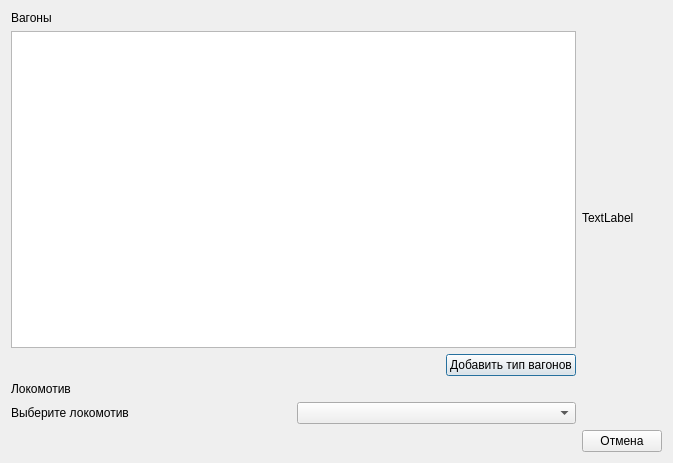
<?xml version="1.0" encoding="UTF-8"?>
<ui version="4.0">
 <class>InputWindow</class>
 <widget class="QDialog" name="InputWindow">
  <property name="geometry">
   <rect>
    <x>0</x>
    <y>0</y>
    <width>673</width>
    <height>463</height>
   </rect>
  </property>
  <property name="windowTitle">
   <string>Input</string>
  </property>
  <layout class="QGridLayout" name="gridLayout">
   <item row="1" column="1">
    <widget class="QLabel" name="label_3">
     <property name="text">
      <string>TextLabel</string>
     </property>
    </widget>
   </item>
   <item row="1" column="0">
    <layout class="QVBoxLayout" name="verticalLayout_3">
     <item>
      <layout class="QVBoxLayout" name="verticalLayout">
       <item>
        <widget class="QLabel" name="label">
         <property name="text">
          <string>Вагоны</string>
         </property>
        </widget>
       </item>
       <item>
        <widget class="QTableView" name="tableView"/>
       </item>
       <item>
        <layout class="QHBoxLayout" name="horizontalLayout_4">
         <item>
          <spacer name="horizontalSpacer">
           <property name="orientation">
            <enum>Qt::Horizontal</enum>
           </property>
           <property name="sizeHint" stdset="0">
            <size>
             <width>40</width>
             <height>20</height>
            </size>
           </property>
          </spacer>
         </item>
         <item>
          <widget class="QPushButton" name="pushButton_addRailcar">
           <property name="text">
            <string>Добавить тип вагонов</string>
           </property>
          </widget>
         </item>
        </layout>
       </item>
      </layout>
     </item>
     <item>
      <layout class="QVBoxLayout" name="verticalLayout_2">
       <item>
        <widget class="QLabel" name="label_2">
         <property name="text">
          <string>Локомотив</string>
         </property>
        </widget>
       </item>
       <item>
        <layout class="QHBoxLayout" name="horizontalLayout">
         <item>
          <widget class="QLabel" name="label_4">
           <property name="text">
            <string>Выберите локомотив</string>
           </property>
          </widget>
         </item>
         <item>
          <widget class="QComboBox" name="comboBox"/>
         </item>
        </layout>
       </item>
      </layout>
     </item>
    </layout>
   </item>
   <item row="2" column="1">
    <widget class="QPushButton" name="pushButton_cancel">
     <property name="text">
      <string>Отмена</string>
     </property>
    </widget>
   </item>
  </layout>
 </widget>
 <resources/>
 <connections/>
</ui>
